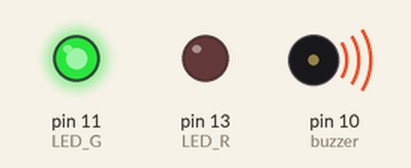
Simulated run of this sketch. Board: Arduino Uno, built with avr-gcc and run on an emulated ATmega328P. On the bench: output pins drawn as LEDs (lit = HIGH), buzzer (waves = sounding).

Above: at 0.3 s.
At 5.3 s:
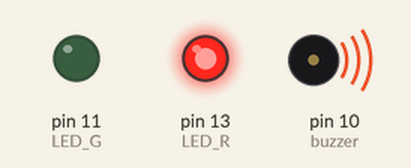
At 28.0 s:
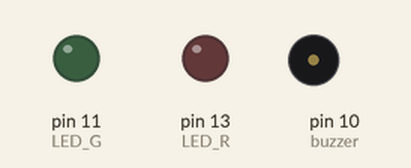
Timing chart, 0 to 32.6 s (numbered marks = the images above):
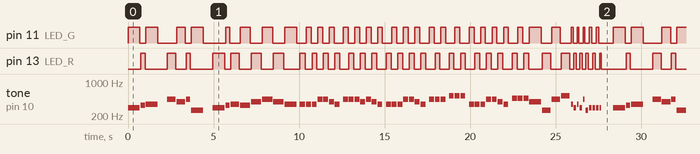

The sketch:

Gravity_Falls.ino
```cpp
/*******************************************************************************
* RoboCore Kit Iniciante V8 para Arduino - Gravity Falls *
*******************************************************************************/

const int buzzer = 10;
const int LED_G = 11;
const int LED_R = 13;

const int c = 261;
const int d = 294;
const int e = 329;
const int f = 349;
const int g = 391;
const int gS = 415;
const int a = 440;
const int aS = 455;
const int b = 466;
const int cH = 523;
const int cSH = 554;
const int dH = 587;
const int dSH = 622;
const int eH = 659;
const int fH = 698;
const int fSH = 740;
const int gH = 784;
const int gSH = 830;
const int aH = 880;

int counter = 0;

void setup() {
  pinMode(buzzer, OUTPUT); // Configura o pino do Buzzer como saída
  pinMode(LED_G, OUTPUT); // Configura o pino do LED verde como saída
  pinMode(LED_R, OUTPUT); // Configura o pino do LED vermelho como saída
}

void loop() {

  firstSection();

  delay(150);

  secondSection();

  delay(650);
}

void beep(int note, int duration) {
  //Play tone on buzzerPin
  tone(buzzer, note, duration);

  //Play different LED depending on value of 'counter'
  if(counter % 2 == 0) {
    digitalWrite(LED_G, HIGH);
    delay(duration);
    digitalWrite(LED_G, LOW);
  } else {
    digitalWrite(LED_R, HIGH);
    delay(duration);
    digitalWrite(LED_R, LOW);
  }

  //Stop tone on buzzerPin
  noTone(buzzer);

  delay(50);

  //Increment counter
  counter++;
}

void firstSection() {
  beep(d, 700);
  beep(e, 250);
  beep(f, 700);
  delay(500);
  beep(a, 500);
  beep(g, 500);
  beep(a, 250);
  beep(c, 700);
  delay(500);
  beep(d, 700);
  beep(e, 250);
  beep(f, 500);
  beep(e, 600);
  beep(g, 600);
  beep(a, 600);
  beep(g, 600);
  beep(f, 700);
}

void secondSection() {
  beep(f, 320);
  beep(f, 285);
  beep(f, 285);
  beep(a, 285);
  beep(a, 285);
  beep(g, 285);
  beep(f, 285);
  delay(150);
  beep(a, 285);
  beep(a, 285);
  beep(a, 285);
  beep(g, 285);
  beep(a, 285);
  beep(g, 285);
  beep(f, 285);
  delay(170);
  beep(f, 285);
  beep(f, 285);
  beep(f, 285);
  beep(a, 285);
  beep(a, 285);
  beep(g, 285);
  beep(f, 285);
  delay(170);
  beep(a, 285);
  beep(a, 285);
  beep(a, 285);
  delay(150);
  beep(cH, 285);
  beep(cH, 285);
  beep(cH, 285);
  delay(170);
  beep(f, 285);
  beep(f, 285);
  beep(f, 285);
  beep(a, 285);
  beep(a, 285);
  beep(g, 285);
  beep(f, 285);
  delay(170);
  beep(b, 285);
  beep(b, 285);
  beep(b, 285);
  beep(g, 700);
  beep(c, 500);
  beep(a, 500);
  beep(cH, 500);
  delay(50);
  beep(f, 100);
  beep(d, 150);
  beep(f, 100);
  beep(d, 150);
  beep(a, 100);
  beep(c, 150);
  beep(d, 150);
  beep(d, 150);
  beep(d, 150);
  beep(d, 100);
}
```

Measured:
- by itself, pin 11 (LED_G), pin 13 (LED_R): moves between LOW and HIGH, repeating every 28.4 s
- by itself, tone on pin 10 (buzzer): plays 294 Hz for 0.70 s, 329 Hz for 0.25 s, 349 Hz for 0.70 s, 440 Hz for 0.50 s, 391 Hz for 0.50 s, 440 Hz for 0.25 s … (298 notes in this stretch)
